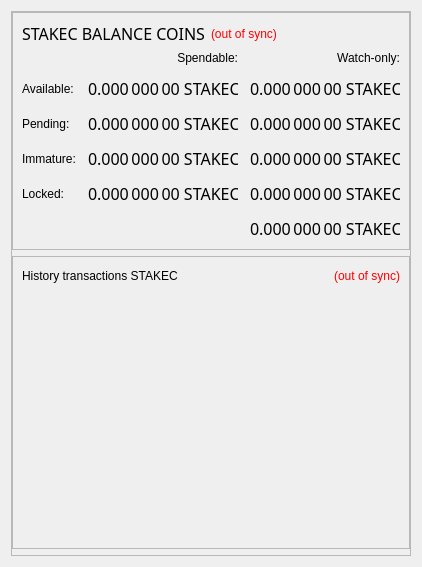
      <widget class="QWidget" name="">
       <layout class="QVBoxLayout" name="verticalLayout_left" stretch="1">
        <item>
         <widget class="QFrame" name="frameObfuscation">
          <property name="minimumSize">
           <size>
            <width>0</width>
            <height>0</height>
           </size>
          </property>
          <property name="maximumSize">
           <size>
            <width>400</width>
            <height>16777215</height>
           </size>
          </property>
          <property name="frameShape">
           <enum>QFrame::StyledPanel</enum>
          </property>
          <property name="frameShadow">
           <enum>QFrame::Raised</enum>
          </property>
          <layout class="QVBoxLayout" name="verticalLayout" stretch="0,0,0">
           <property name="leftMargin">
            <number>0</number>
           </property>
           <property name="topMargin">
            <number>0</number>
           </property>
           <property name="rightMargin">
            <number>0</number>
           </property>
           <property name="bottomMargin">
            <number>0</number>
           </property>
           <item>
            <widget class="QFrame" name="frame_Balances">
             <property name="styleSheet">
              <string notr="true"/>
             </property>
             <property name="frameShape">
              <enum>QFrame::StyledPanel</enum>
             </property>
             <property name="frameShadow">
              <enum>QFrame::Raised</enum>
             </property>
             <layout class="QVBoxLayout" name="verticalLayout_2">
              <item>
               <layout class="QHBoxLayout" name="horizontalLayout_4">
                <item>
                 <widget class="QLabel" name="label_5">
                  <property name="minimumSize">
                   <size>
                    <width>0</width>
                    <height>20</height>
                   </size>
                  </property>
                  <property name="font">
                   <font>
                    <family>Courier 10 Pitch</family>
                    <pointsize>12</pointsize>
                    <weight>9</weight>
                    <italic>false</italic>
                    <bold>false</bold>
                   </font>
                  </property>
                  <property name="text">
                   <string>STAKEC BALANCE COINS</string>
                  </property>
                 </widget>
                </item>
                <item>
                 <widget class="QLabel" name="labelWalletStatus">
                  <property name="cursor">
                   <cursorShape>WhatsThisCursor</cursorShape>
                  </property>
                  <property name="toolTip">
                   <string>The displayed information may be out of date. Your wallet automatically synchronizes with the KYD network after a connection is established, but this process has not completed yet.</string>
                  </property>
                  <property name="styleSheet">
                   <string notr="true">QLabel { color: red; }</string>
                  </property>
                  <property name="text">
                   <string notr="true">(out of sync)</string>
                  </property>
                  <property name="alignment">
                   <set>Qt::AlignLeading|Qt::AlignLeft|Qt::AlignVCenter</set>
                  </property>
                 </widget>
                </item>
                <item>
                 <spacer name="horizontalSpacer_Balance_1">
                  <property name="orientation">
                   <enum>Qt::Horizontal</enum>
                  </property>
                  <property name="sizeHint" stdset="0">
                   <size>
                    <width>40</width>
                    <height>20</height>
                   </size>
                  </property>
                 </spacer>
                </item>
               </layout>
              </item>
              <item>
               <layout class="QGridLayout" name="gridLayout">
                <property name="spacing">
                 <number>12</number>
                </property>
                <item row="0" column="1">
                 <widget class="QLabel" name="labelSpendable">
                  <property name="text">
                   <string>Spendable:</string>
                  </property>
                  <property name="alignment">
                   <set>Qt::AlignRight|Qt::AlignTrailing|Qt::AlignVCenter</set>
                  </property>
                 </widget>
                </item>
                <item row="0" column="2">
                 <widget class="QLabel" name="labelWatchonly">
                  <property name="text">
                   <string>Watch-only:</string>
                  </property>
                  <property name="alignment">
                   <set>Qt::AlignRight|Qt::AlignTrailing|Qt::AlignVCenter</set>
                  </property>
                 </widget>
                </item>
                <item row="1" column="0">
                 <widget class="QLabel" name="labelBalanceText">
                  <property name="text">
                   <string>Available:</string>
                  </property>
                 </widget>
                </item>
                <item row="1" column="1">
                 <widget class="QLabel" name="labelBalance">
                  <property name="font">
                   <font>
                    <family>Courier 10 Pitch</family>
                    <pointsize>12</pointsize>
                    <weight>9</weight>
                    <italic>false</italic>
                    <bold>false</bold>
                   </font>
                  </property>
                  <property name="cursor">
                   <cursorShape>IBeamCursor</cursorShape>
                  </property>
                  <property name="toolTip">
                   <string>Your current spendable balance</string>
                  </property>
                  <property name="text">
                   <string notr="true">0.000 000 00 STAKEC</string>
                  </property>
                  <property name="alignment">
                   <set>Qt::AlignRight|Qt::AlignTrailing|Qt::AlignVCenter</set>
                  </property>
                  <property name="textInteractionFlags">
                   <set>Qt::LinksAccessibleByMouse|Qt::TextSelectableByKeyboard|Qt::TextSelectableByMouse</set>
                  </property>
                 </widget>
                </item>
                <item row="1" column="2">
                 <widget class="QLabel" name="labelWatchAvailable">
                  <property name="font">
                   <font>
                    <family>Courier 10 Pitch</family>
                    <pointsize>12</pointsize>
                    <weight>9</weight>
                    <italic>false</italic>
                    <bold>false</bold>
                   </font>
                  </property>
                  <property name="cursor">
                   <cursorShape>IBeamCursor</cursorShape>
                  </property>
                  <property name="toolTip">
                   <string>Your current balance in watch-only addresses</string>
                  </property>
                  <property name="text">
                   <string notr="true">0.000 000 00 STAKEC</string>
                  </property>
                  <property name="alignment">
                   <set>Qt::AlignRight|Qt::AlignTrailing|Qt::AlignVCenter</set>
                  </property>
                  <property name="textInteractionFlags">
                   <set>Qt::LinksAccessibleByMouse|Qt::TextSelectableByKeyboard|Qt::TextSelectableByMouse</set>
                  </property>
                 </widget>
                </item>
                <item row="2" column="0">
                 <widget class="QLabel" name="labelPendingText">
                  <property name="text">
                   <string>Pending:</string>
                  </property>
                 </widget>
                </item>
                <item row="2" column="1">
                 <widget class="QLabel" name="labelUnconfirmed">
                  <property name="font">
                   <font>
                    <family>Courier 10 Pitch</family>
                    <pointsize>12</pointsize>
                    <weight>9</weight>
                    <italic>false</italic>
                    <bold>false</bold>
                   </font>
                  </property>
                  <property name="cursor">
                   <cursorShape>IBeamCursor</cursorShape>
                  </property>
                  <property name="toolTip">
                   <string>Total of transactions that have yet to be confirmed, and do not yet count toward the spendable balance</string>
                  </property>
                  <property name="text">
                   <string notr="true">0.000 000 00 STAKEC</string>
                  </property>
                  <property name="alignment">
                   <set>Qt::AlignRight|Qt::AlignTrailing|Qt::AlignVCenter</set>
                  </property>
                  <property name="textInteractionFlags">
                   <set>Qt::LinksAccessibleByMouse|Qt::TextSelectableByKeyboard|Qt::TextSelectableByMouse</set>
                  </property>
                 </widget>
                </item>
                <item row="2" column="2">
                 <widget class="QLabel" name="labelWatchPending">
                  <property name="font">
                   <font>
                    <family>Courier 10 Pitch</family>
                    <pointsize>12</pointsize>
                    <weight>9</weight>
                    <italic>false</italic>
                    <bold>false</bold>
                   </font>
                  </property>
                  <property name="cursor">
                   <cursorShape>IBeamCursor</cursorShape>
                  </property>
                  <property name="toolTip">
                   <string>Unconfirmed transactions to watch-only addresses</string>
                  </property>
                  <property name="text">
                   <string notr="true">0.000 000 00 STAKEC</string>
                  </property>
                  <property name="alignment">
                   <set>Qt::AlignRight|Qt::AlignTrailing|Qt::AlignVCenter</set>
                  </property>
                  <property name="textInteractionFlags">
                   <set>Qt::LinksAccessibleByMouse|Qt::TextSelectableByKeyboard|Qt::TextSelectableByMouse</set>
                  </property>
                 </widget>
                </item>
                <item row="3" column="0">
                 <widget class="QLabel" name="labelImmatureText">
                  <property name="text">
                   <string>Immature:</string>
                  </property>
                 </widget>
                </item>
                <item row="3" column="1">
                 <widget class="QLabel" name="labelImmature">
                  <property name="font">
                   <font>
                    <family>Courier 10 Pitch</family>
                    <pointsize>12</pointsize>
                    <weight>9</weight>
                    <italic>false</italic>
                    <bold>false</bold>
                   </font>
                  </property>
                  <property name="cursor">
                   <cursorShape>IBeamCursor</cursorShape>
                  </property>
                  <property name="toolTip">
                   <string>Staked or masternode rewards that has not yet matured</string>
                  </property>
                  <property name="text">
                   <string notr="true">0.000 000 00 STAKEC</string>
                  </property>
                  <property name="alignment">
                   <set>Qt::AlignRight|Qt::AlignTrailing|Qt::AlignVCenter</set>
                  </property>
                  <property name="textInteractionFlags">
                   <set>Qt::LinksAccessibleByMouse|Qt::TextSelectableByKeyboard|Qt::TextSelectableByMouse</set>
                  </property>
                 </widget>
                </item>
                <item row="3" column="2">
                 <widget class="QLabel" name="labelWatchImmature">
                  <property name="font">
                   <font>
                    <family>Courier 10 Pitch</family>
                    <pointsize>12</pointsize>
                    <weight>9</weight>
                    <italic>false</italic>
                    <bold>false</bold>
                   </font>
                  </property>
                  <property name="cursor">
                   <cursorShape>IBeamCursor</cursorShape>
                  </property>
                  <property name="toolTip">
                   <string>Staked or masternode rewards in watch-only addresses that has not yet matured</string>
                  </property>
                  <property name="text">
                   <string notr="true">0.000 000 00 STAKEC</string>
                  </property>
                  <property name="alignment">
                   <set>Qt::AlignRight|Qt::AlignTrailing|Qt::AlignVCenter</set>
                  </property>
                  <property name="textInteractionFlags">
                   <set>Qt::LinksAccessibleByMouse|Qt::TextSelectableByKeyboard|Qt::TextSelectableByMouse</set>
                  </property>
                 </widget>
                </item>
                <item row="4" column="0">
                 <widget class="QLabel" name="labelLockedBalanceText">
                  <property name="toolTip">
                   <string>Locked STAKEC or Masternode collaterals.</string>
                  </property>
                  <property name="text">
                   <string>Locked:</string>
                  </property>
                 </widget>
                </item>
                <item row="4" column="1">
                 <widget class="QLabel" name="labelLockedBalance">
                  <property name="font">
                   <font>
                    <family>Courier 10 Pitch</family>
                    <pointsize>12</pointsize>
                    <weight>9</weight>
                    <italic>false</italic>
                    <bold>false</bold>
                   </font>
                  </property>
                  <property name="cursor">
                   <cursorShape>IBeamCursor</cursorShape>
                  </property>
                  <property name="toolTip">
                   <string>Locked STAKEC or Masternode collaterals</string>
                  </property>
                  <property name="text">
                   <string notr="true">0.000 000 00 STAKEC</string>
                  </property>
                  <property name="alignment">
                   <set>Qt::AlignRight|Qt::AlignTrailing|Qt::AlignVCenter</set>
                  </property>
                  <property name="textInteractionFlags">
                   <set>Qt::LinksAccessibleByMouse|Qt::TextSelectableByKeyboard|Qt::TextSelectableByMouse</set>
                  </property>
                 </widget>
                </item>
                <item row="4" column="2">
                 <widget class="QLabel" name="labelWatchLocked">
                  <property name="font">
                   <font>
                    <family>Courier 10 Pitch</family>
                    <pointsize>12</pointsize>
                    <weight>9</weight>
                    <italic>false</italic>
                    <bold>false</bold>
                   </font>
                  </property>
                  <property name="cursor">
                   <cursorShape>IBeamCursor</cursorShape>
                  </property>
                  <property name="toolTip">
                   <string>Current locked balance in watch-only addresses</string>
                  </property>
                  <property name="text">
                   <string notr="true">0.000 000 00 STAKEC</string>
                  </property>
                  <property name="alignment">
                   <set>Qt::AlignRight|Qt::AlignTrailing|Qt::AlignVCenter</set>
                  </property>
                  <property name="textInteractionFlags">
                   <set>Qt::LinksAccessibleByMouse|Qt::TextSelectableByKeyboard|Qt::TextSelectableByMouse</set>
                  </property>
                 </widget>
                </item>
                <item row="5" column="2">
                 <widget class="QLabel" name="labelWatchTotal">
                  <property name="font">
                   <font>
                    <family>Courier 10 Pitch</family>
                    <pointsize>12</pointsize>
                    <weight>9</weight>
                    <italic>false</italic>
                    <bold>false</bold>
                   </font>
                  </property>
                  <property name="cursor">
                   <cursorShape>IBeamCursor</cursorShape>
                  </property>
                  <property name="toolTip">
                   <string>Current total balance in watch-only addresses</string>
                  </property>
                  <property name="text">
                   <string notr="true">0.000 000 00 STAKEC</string>
                  </property>
                  <property name="alignment">
                   <set>Qt::AlignRight|Qt::AlignTrailing|Qt::AlignVCenter</set>
                  </property>
                  <property name="textInteractionFlags">
                   <set>Qt::LinksAccessibleByMouse|Qt::TextSelectableByKeyboard|Qt::TextSelectableByMouse</set>
                  </property>
                 </widget>
                </item>
                <item row="5" column="3">
                 <spacer name="horizontalSpacer_Balance_2">
                  <property name="orientation">
                   <enum>Qt::Horizontal</enum>
                  </property>
                  <property name="sizeHint" stdset="0">
                   <size>
                    <width>40</width>
                    <height>20</height>
                   </size>
                  </property>
                 </spacer>
                </item>
               </layout>
              </item>
             </layout>
            </widget>
           </item>
           <item>
            <widget class="QFrame" name="frame_RecentTransactions">
             <property name="minimumSize">
              <size>
               <width>0</width>
               <height>0</height>
              </size>
             </property>
             <property name="styleSheet">
              <string notr="true"/>
             </property>
             <property name="frameShape">
              <enum>QFrame::StyledPanel</enum>
             </property>
             <property name="frameShadow">
              <enum>QFrame::Raised</enum>
             </property>
             <layout class="QVBoxLayout" name="verticalLayout_4" stretch="0,0,0">
              <item>
               <layout class="QHBoxLayout" name="horizontalLayout_2">
                <item>
                 <widget class="QLabel" name="label_4">
                  <property name="minimumSize">
                   <size>
                    <width>0</width>
                    <height>20</height>
                   </size>
                  </property>
                  <property name="font">
                   <font>
                    <family>Ubuntu</family>
                    <pointsize>9</pointsize>
                    <weight>9</weight>
                    <italic>false</italic>
                    <bold>false</bold>
                   </font>
                  </property>
                  <property name="styleSheet">
                   <string notr="true">font: 75 9pt &quot;Ubuntu&quot;;</string>
                  </property>
                  <property name="text">
                   <string>History transactions STAKEC</string>
                  </property>
                 </widget>
                </item>
                <item>
                 <widget class="QLabel" name="labelTransactionsStatus">
                  <property name="cursor">
                   <cursorShape>WhatsThisCursor</cursorShape>
                  </property>
                  <property name="toolTip">
                   <string>The displayed information may be out of date. Your wallet automatically synchronizes with the STAKEC network after a connection is established, but this process has not completed yet.</string>
                  </property>
                  <property name="styleSheet">
                   <string notr="true">QLabel { color: red; }</string>
                  </property>
                  <property name="text">
                   <string notr="true">(out of sync)</string>
                  </property>
                  <property name="alignment">
                   <set>Qt::AlignRight|Qt::AlignTrailing|Qt::AlignVCenter</set>
                  </property>
                 </widget>
                </item>
               </layout>
              </item>
              <item>
               <widget class="QListView" name="listTransactions">
                <property name="minimumSize">
                 <size>
                  <width>0</width>
                  <height>0</height>
                 </size>
                </property>
                <property name="styleSheet">
                 <string notr="true">background-color: transparent;
QListView-color: rgb(170, 255, 127);
font: 10pt &quot;Ubuntu&quot;; 

</string>
                </property>
                <property name="frameShape">
                 <enum>QFrame::NoFrame</enum>
                </property>
                <property name="verticalScrollBarPolicy">
                 <enum>Qt::ScrollBarAlwaysOff</enum>
                </property>
                <property name="horizontalScrollBarPolicy">
                 <enum>Qt::ScrollBarAlwaysOff</enum>
                </property>
                <property name="selectionMode">
                 <enum>QAbstractItemView::NoSelection</enum>
                </property>
               </widget>
              </item>
              <item>
               <spacer name="verticalSpacer_2">
                <property name="orientation">
                 <enum>Qt::Vertical</enum>
                </property>
                <property name="sizeType">
                 <enum>QSizePolicy::Expanding</enum>
                </property>
                <property name="sizeHint" stdset="0">
                 <size>
                  <width>20</width>
                  <height>55</height>
                 </size>
                </property>
               </spacer>
              </item>
             </layout>
            </widget>
           </item>
           <item>
            <widget class="QFrame" name="frame_News">
             <property name="minimumSize">
              <size>
               <width>0</width>
               <height>0</height>
              </size>
             </property>
             <widget class="Line" name="line_News">
              <property name="geometry">
               <rect>
                <x>9</x>
                <y>37</y>
                <width>503</width>
                <height>1</height>
               </rect>
              </property>
              <property name="minimumSize">
               <size>
                <width>0</width>
                <height>1</height>
               </size>
              </property>
              <property name="maximumSize">
               <size>
                <width>16777215</width>
                <height>1</height>
               </size>
              </property>
              <property name="orientation">
               <enum>Qt::Horizontal</enum>
              </property>
             </widget>
             <widget class="QListWidget" name="listNews">
              <property name="enabled">
               <bool>false</bool>
              </property>
              <property name="geometry">
               <rect>
                <x>0</x>
                <y>0</y>
                <width>0</width>
                <height>0</height>
               </rect>
              </property>
              <property name="sizePolicy">
               <sizepolicy hsizetype="Expanding" vsizetype="Expanding">
                <horstretch>0</horstretch>
                <verstretch>0</verstretch>
               </sizepolicy>
              </property>
              <property name="minimumSize">
               <size>
                <width>0</width>
                <height>0</height>
               </size>
              </property>
              <property name="sizeIncrement">
               <size>
                <width>0</width>
                <height>0</height>
               </size>
              </property>
              <property name="styleSheet">
               <string notr="true">QListView { background: transparent; }</string>
              </property>
              <property name="frameShape">
               <enum>QFrame::NoFrame</enum>
              </property>
              <property name="verticalScrollBarPolicy">
               <enum>Qt::ScrollBarAsNeeded</enum>
              </property>
              <property name="horizontalScrollBarPolicy">
               <enum>Qt::ScrollBarAsNeeded</enum>
              </property>
              <property name="selectionMode">
               <enum>QAbstractItemView::NoSelection</enum>
              </property>
              <property name="selectionBehavior">
               <enum>QAbstractItemView::SelectRows</enum>
              </property>
              <property name="verticalScrollMode">
               <enum>QAbstractItemView::ScrollPerItem</enum>
              </property>
             </widget>
             <widget class="QWidget" name="layoutWidget">
              <property name="geometry">
               <rect>
                <x>0</x>
                <y>0</y>
                <width>190</width>
                <height>22</height>
               </rect>
              </property>
              <layout class="QHBoxLayout" name="horizontalLayout_News">
               <item>
                <widget class="QLabel" name="labelNews">
                 <property name="minimumSize">
                  <size>
                   <width>0</width>
                   <height>20</height>
                  </size>
                 </property>
                 <property name="font">
                  <font>
                   <family>Courier 10 Pitch</family>
                   <pointsize>12</pointsize>
                   <weight>9</weight>
                   <italic>false</italic>
                   <bold>false</bold>
                  </font>
                 </property>
                 <property name="text">
                  <string/>
                 </property>
                </widget>
               </item>
               <item>
                <widget class="QLabel" name="labelNewsStatus">
                 <property name="cursor">
                  <cursorShape>WhatsThisCursor</cursorShape>
                 </property>
                 <property name="toolTip">
                  <string>The displayed information may be out of date. Your wallet automatically synchronizes with the SCN network after a connection is established, but this process has not completed yet.</string>
                 </property>
                 <property name="styleSheet">
                  <string notr="true">QLabel { color: red; }</string>
                 </property>
                 <property name="text">
                  <string notr="true">(out of sync)</string>
                 </property>
                 <property name="alignment">
                  <set>Qt::AlignRight|Qt::AlignTrailing|Qt::AlignVCenter</set>
                 </property>
                </widget>
               </item>
               <item>
                <spacer name="horizontalSpacer_Balance_3">
                 <property name="orientation">
                  <enum>Qt::Horizontal</enum>
                 </property>
                 <property name="sizeHint" stdset="0">
                  <size>
                   <width>40</width>
                   <height>20</height>
                  </size>
                 </property>
                </spacer>
               </item>
              </layout>
             </widget>
            </widget>
           </item>
          </layout>
         </widget>
        </item>
       </layout>
      </widget>
